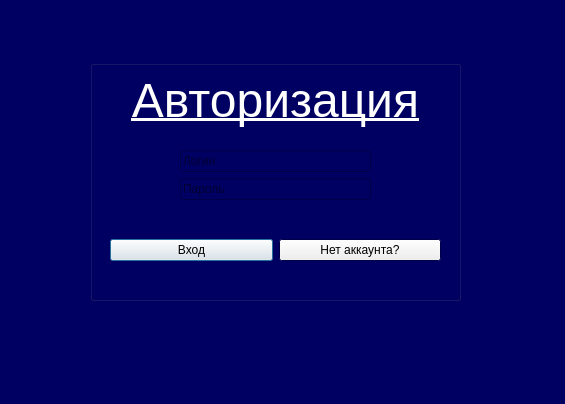
<?xml version="1.0" encoding="UTF-8"?>
<ui version="4.0">
 <class>enter_window</class>
 <widget class="QDialog" name="enter_window">
  <property name="geometry">
   <rect>
    <x>0</x>
    <y>0</y>
    <width>565</width>
    <height>404</height>
   </rect>
  </property>
  <property name="minimumSize">
   <size>
    <width>565</width>
    <height>404</height>
   </size>
  </property>
  <property name="maximumSize">
   <size>
    <width>565</width>
    <height>404</height>
   </size>
  </property>
  <property name="palette">
   <palette>
    <active>
     <colorrole role="Base">
      <brush brushstyle="SolidPattern">
       <color alpha="255">
        <red>0</red>
        <green>0</green>
        <blue>99</blue>
       </color>
      </brush>
     </colorrole>
     <colorrole role="Window">
      <brush brushstyle="SolidPattern">
       <color alpha="255">
        <red>0</red>
        <green>0</green>
        <blue>99</blue>
       </color>
      </brush>
     </colorrole>
     <colorrole role="Shadow">
      <brush brushstyle="SolidPattern">
       <color alpha="255">
        <red>255</red>
        <green>255</green>
        <blue>255</blue>
       </color>
      </brush>
     </colorrole>
    </active>
    <inactive>
     <colorrole role="Base">
      <brush brushstyle="SolidPattern">
       <color alpha="255">
        <red>0</red>
        <green>0</green>
        <blue>99</blue>
       </color>
      </brush>
     </colorrole>
     <colorrole role="Window">
      <brush brushstyle="SolidPattern">
       <color alpha="255">
        <red>0</red>
        <green>0</green>
        <blue>99</blue>
       </color>
      </brush>
     </colorrole>
     <colorrole role="Shadow">
      <brush brushstyle="SolidPattern">
       <color alpha="255">
        <red>255</red>
        <green>255</green>
        <blue>255</blue>
       </color>
      </brush>
     </colorrole>
    </inactive>
    <disabled>
     <colorrole role="Base">
      <brush brushstyle="SolidPattern">
       <color alpha="255">
        <red>0</red>
        <green>0</green>
        <blue>99</blue>
       </color>
      </brush>
     </colorrole>
     <colorrole role="Window">
      <brush brushstyle="SolidPattern">
       <color alpha="255">
        <red>0</red>
        <green>0</green>
        <blue>99</blue>
       </color>
      </brush>
     </colorrole>
     <colorrole role="Shadow">
      <brush brushstyle="SolidPattern">
       <color alpha="255">
        <red>255</red>
        <green>255</green>
        <blue>255</blue>
       </color>
      </brush>
     </colorrole>
    </disabled>
   </palette>
  </property>
  <property name="windowTitle">
   <string>Авторизация</string>
  </property>
  <widget class="QGroupBox" name="groupBox">
   <property name="geometry">
    <rect>
     <x>90</x>
     <y>60</y>
     <width>371</width>
     <height>241</height>
    </rect>
   </property>
   <property name="title">
    <string/>
   </property>
   <property name="alignment">
    <set>Qt::AlignCenter</set>
   </property>
   <widget class="QWidget" name="horizontalLayoutWidget">
    <property name="geometry">
     <rect>
      <x>20</x>
      <y>150</y>
      <width>331</width>
      <height>80</height>
     </rect>
    </property>
    <layout class="QHBoxLayout" name="horizontalLayout">
     <item>
      <widget class="QPushButton" name="log_button">
       <property name="text">
        <string>Вход</string>
       </property>
      </widget>
     </item>
     <item>
      <widget class="QPushButton" name="reg_button">
       <property name="text">
        <string>Нет аккаунта?</string>
       </property>
      </widget>
     </item>
    </layout>
   </widget>
   <widget class="QWidget" name="verticalLayoutWidget">
    <property name="geometry">
     <rect>
      <x>90</x>
      <y>90</y>
      <width>191</width>
      <height>51</height>
     </rect>
    </property>
    <layout class="QVBoxLayout" name="verticalLayout">
     <item>
      <widget class="QLineEdit" name="login">
       <property name="placeholderText">
        <string>Логин</string>
       </property>
      </widget>
     </item>
     <item>
      <widget class="QLineEdit" name="password">
       <property name="placeholderText">
        <string>Пароль</string>
       </property>
      </widget>
     </item>
    </layout>
   </widget>
   <widget class="QLabel" name="label">
    <property name="geometry">
     <rect>
      <x>20</x>
      <y>10</y>
      <width>331</width>
      <height>61</height>
     </rect>
    </property>
    <property name="text">
     <string>&lt;html&gt;&lt;head/&gt;&lt;body&gt;&lt;p align=&quot;center&quot;&gt;&lt;span style=&quot; font-size:36pt; text-decoration: underline; color:#ffffff;&quot;&gt;Авторизация&lt;/span&gt;&lt;/p&gt;&lt;/body&gt;&lt;/html&gt;</string>
    </property>
   </widget>
  </widget>
 </widget>
 <resources/>
 <connections/>
</ui>
